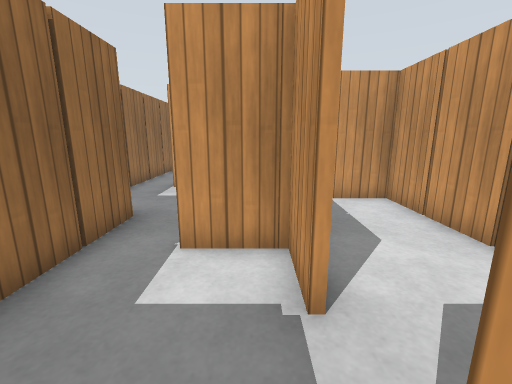
[1] (above)

24 first-person views from a walk through a world built for the Gazebo simulator. The camera is 1 m above the floor, tilts 12° down and sees 90° across. The floor is counted in squares, 0.5 m on a side. Each view is taken from the middle of a square. On the plan, view 1 faces up. The plan holds only what a view shows up to about 16 squares ahead; the rest is blank. Gazebo's built-in surfaces are drawn with simple patterns.

[2]
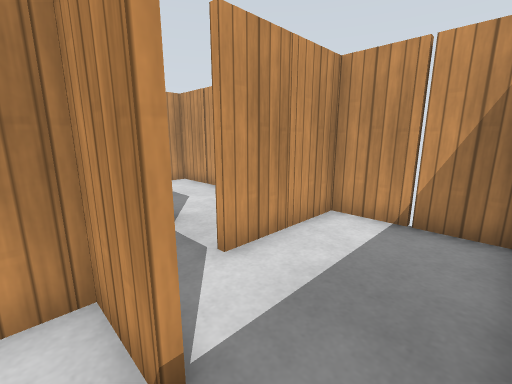

[3]
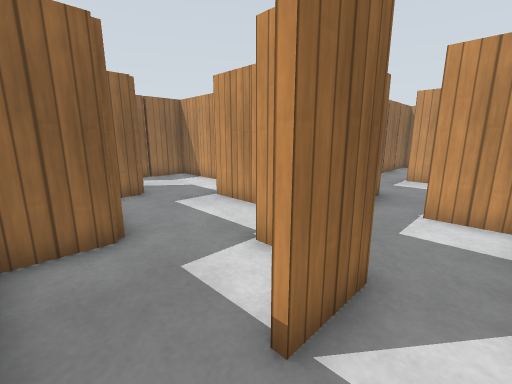

[4]
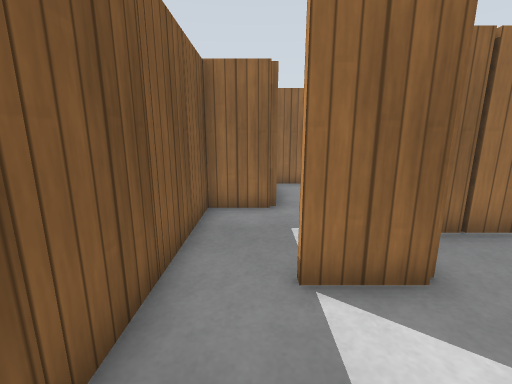

[5]
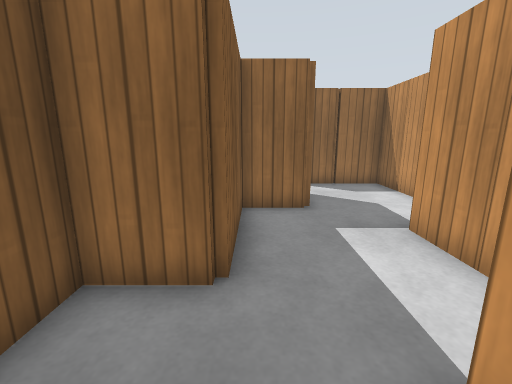

[6]
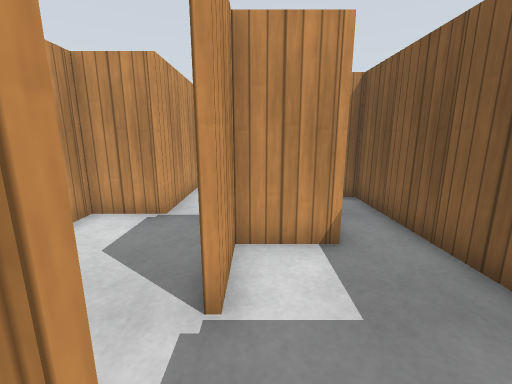

[7]
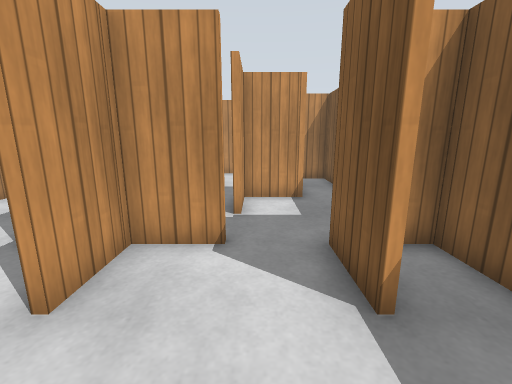

[8]
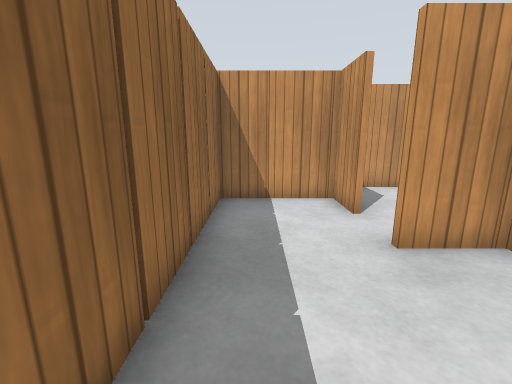

[9]
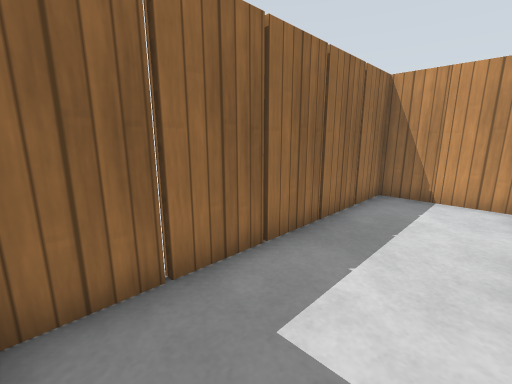

[10]
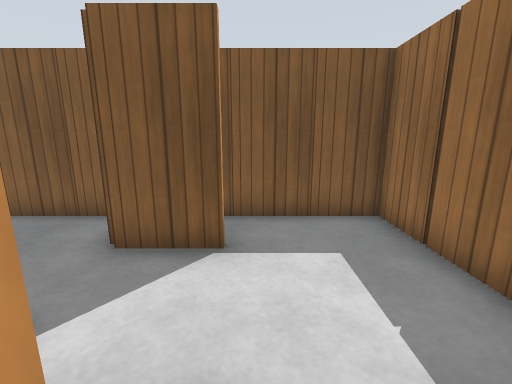

[11]
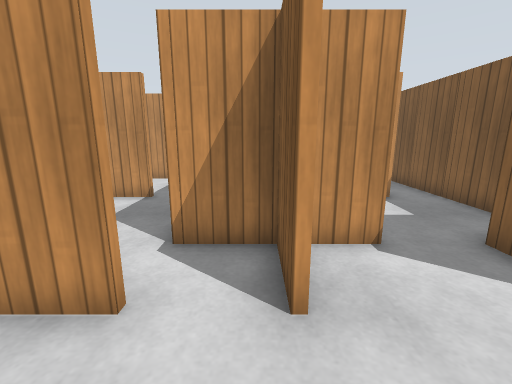

[12]
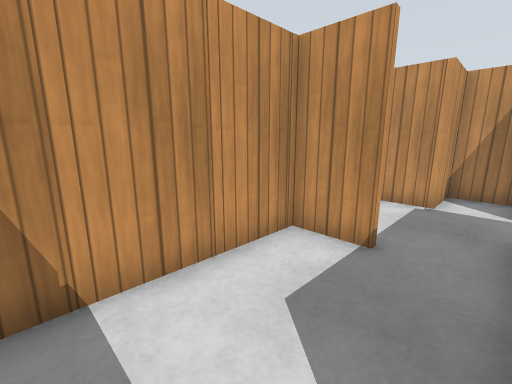

[13]
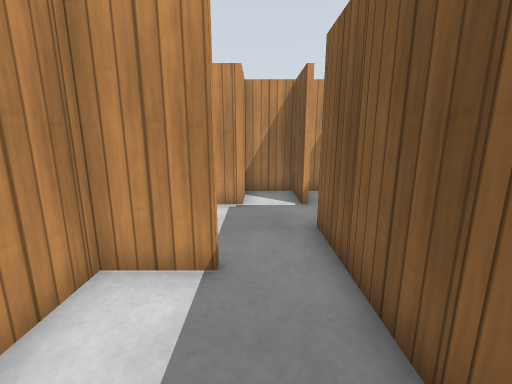

[14]
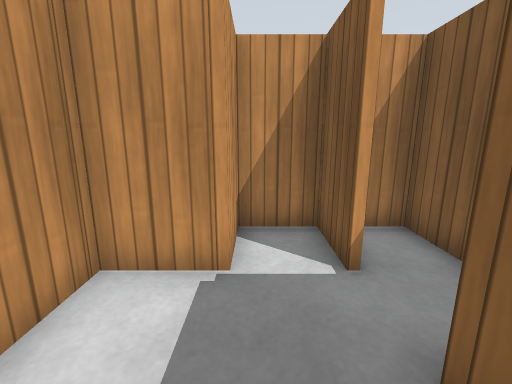

[15]
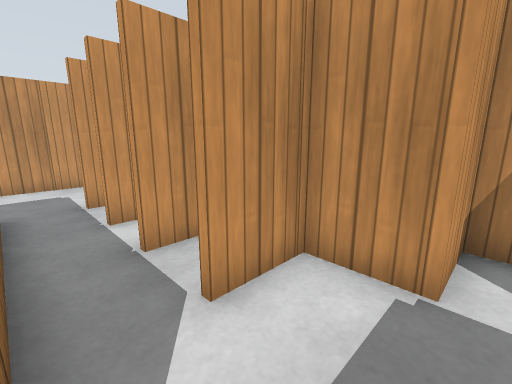

[16]
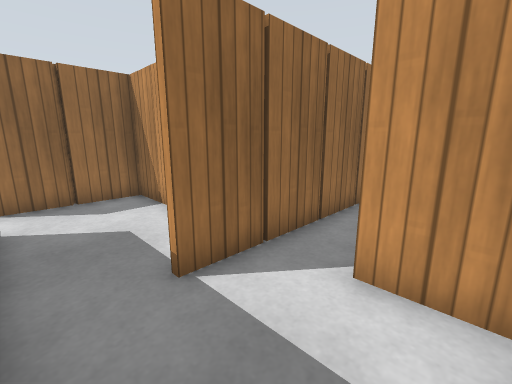

[17]
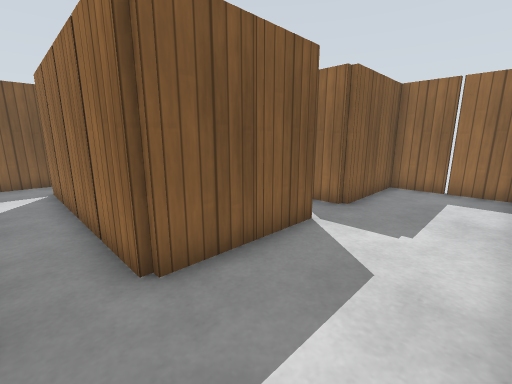

[18]
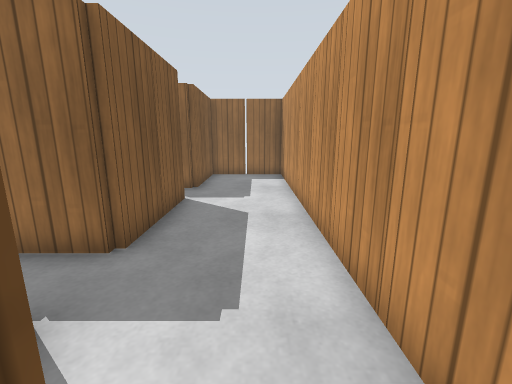

[19]
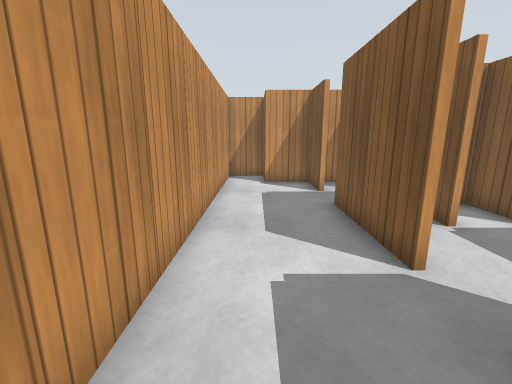

[20]
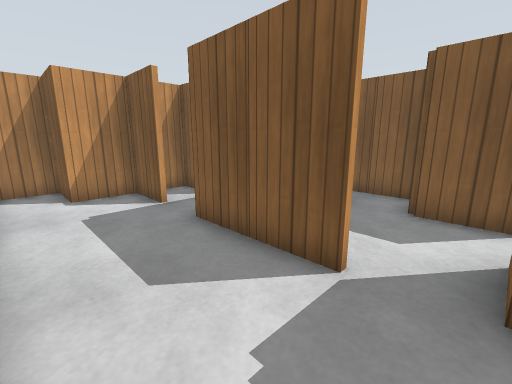

[21]
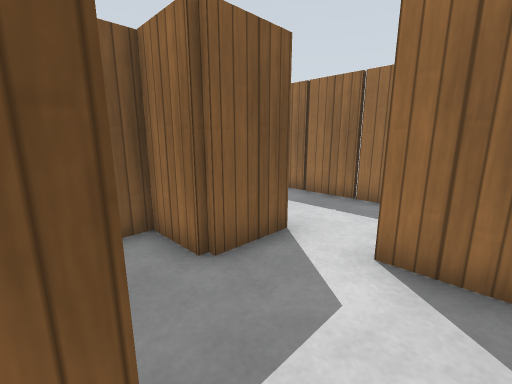

[22]
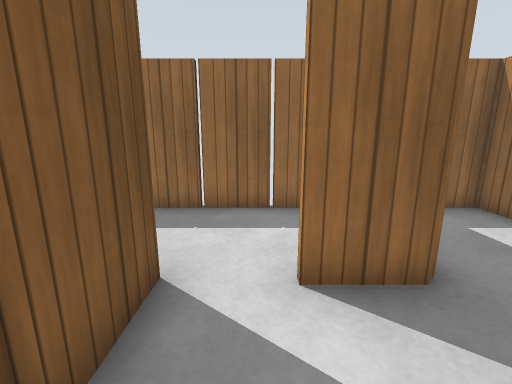

[23]
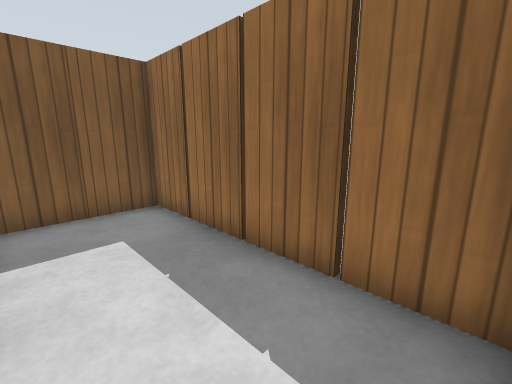

[24]
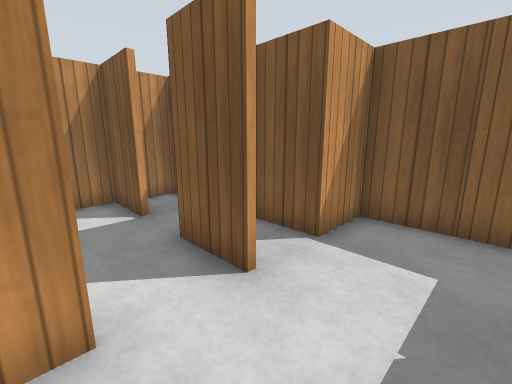

### Floor plan
Points are (right, up) in squares from view 1. A wall is a line through its corners. A room is listed if a view was taken in it or the views show most of it. See-through windows are left out.
Room 1 (views 1, 3, 4)
walls: (0.6, 2.5) (0.6, 4.4) (-1.5, 4.4); (4.5, 0.4) (0.5, 0.4); (-1.2, 0.5) (-1.2, -1.5); (4.4, 4.6) (4.4, 8.4) (2.5, 8.4); (4.4, -3.2) (4.4, -0.5); (-1.5, -3.4) (0.9, -3.4)
ways out: opening at (-1, -3) to room 2; opening at (-1, 3)
objects: wooden post (-1, 1); wooden post (0, -4); wooden post (0, 4); wooden post (3, 1); wooden post (4, -1); wooden post (4, 5); wooden post (4, 7)
Room 2 (views 2, 5)
walls: (-1.4, -1.5) (-1.4, -0.6); (-5.2, -1.5) (-5.2, -3.4) (-1.5, -3.4)
ways out: opening at (-1, -3) to room 1; opening at (-3, -1) to room 10
objects: wooden post (-4, -4); wooden post (-2, -4)
Room 3 (views 6, 7, 8, 9, 10, 11)
walls: (-15.5, -1.4) (-13.5, -1.4); (-13.4, 0.5) (-13.4, 2.9); (-13.5, 2.4) (-15.5, 2.4); (-15.4, 4.5) (-15.4, 7.4); (-13.4, -3.5) (-13.4, -2.8); (-15.5, 6.4) (-19.2, 6.4); (-9.4, -0.6) (-9.4, 0.4) (-11.5, 0.4); (-19.2, 7) (-19.2, -3.4) (-14.5, -3.4)
ways out: opening at (-12, 1) to room 9; opening at (-11, -1) to room 12; opening at (-15, 4) to room 14
objects: wooden post (-19, -1); wooden post (-19, 1); wooden post (-19, 3); wooden post (-19, 5); wooden post (-18, -4); wooden post (-17, 7); wooden post (-16, -4); wooden post (-16, 6); wooden post (-14, -4); wooden post (-14, 2); wooden post (-13, -1)
Room 4 (views 12, 13)
walls: (-9.4, 6.5) (-9.4, 9.6); (-10.6, 4.6) (-9.5, 4.6); (-9.5, 8.4) (-15.2, 8.4) (-15.2, 4.8)
ways out: opening at (-9, 6) to room 5; opening at (-14, 5) to room 14
objects: wooden post (-15, 7); wooden post (-14, 8); wooden post (-11, 9); wooden post (-10, 8)
Room 5 (views 14, 15, 16)
walls: (-5.5, 4.6) (-3.5, 4.6); (-8.6, 4.6) (-7.5, 4.6); (-6.2, 10.4) (-7.5, 10.4); (-9.2, 10.5) (-9.2, 6.5); (-4.6, 2.6) (-3.5, 2.6); (-3.4, 3.5) (-3.4, 6.4) (-5.4, 6.4) (-5.4, 8.4) (-7.5, 8.4)
ways out: opening at (-9, 6) to room 4; opening at (-8, 10) to room 13
objects: wooden post (-9, 9); wooden post (-7, 5); wooden post (-6, 8); wooden post (-4, 4)
Room 6 (views 17, 18, 19, 20, 21)
walls: (-10.6, 14.6) (-9.5, 14.6); (-13.5, 14.6) (-11.4, 14.6); (-15.2, 14.5) (-15.2, 13.5); (-11.5, 12.6) (-10.8, 12.6); (-16.5, 14.6) (-15.5, 14.6); (-7.5, 14.6) (-5.5, 14.6); (-5.6, 18.4) (-19.2, 18.4) (-19.2, 14.6) (-17.4, 14.6); (-5.4, 15.5) (-5.4, 16.6) (-3.5, 16.6); (-3.4, 17.4) (-3.4, 18.4) (-4.6, 18.4)
ways out: opening at (-13, 13) to room 7; opening at (-8, 14) to room 13
objects: wooden post (-19, 17); wooden post (-17, 15); other object (-17, 19); wooden post (-15, 15); wooden post (-15, 19); wooden post (-13, 19); wooden post (-11, 15); wooden post (-11, 19); wooden post (-9, 15); wooden post (-9, 19); wooden post (-7, 19); other object (-5, 19); other object (-4, 18)
Room 7 (view 22)
walls: (-11.5, 10.6) (-9.5, 10.6); (-13.2, 10.5) (-13.2, 8.6) (-11.5, 8.6); (-15.2, 13.5) (-15.2, 12.5); (-15.5, 10.6) (-13.5, 10.6)
ways out: opening at (-13, 13) to room 6; opening at (-15, 12) to room 8
objects: wooden post (-13, 11); wooden post (-10, 10)
Room 8 (views 23, 24)
walls: (-15.4, 12.5) (-15.4, 13.2); (-19.2, 14.2) (-19.2, 7); (-15.4, 7.4) (-15.4, 8.6) (-13.5, 8.6); (-16.6, 6.6) (-15.5, 6.6); (-19.2, 6.6) (-17.5, 6.6)
ways out: opening at (-15, 12) to room 7
objects: wooden post (-19, 9); wooden post (-19, 11); wooden post (-19, 13)
Room 9 (no view inside)
walls: (-9.2, 0.5) (-9.2, -1.4) (-7.4, -1.4); (-12.4, 4.4) (-13.2, 4.4) (-13.2, 1.4); (-6.4, 2.4) (-7.4, 2.4) (-7.4, 4.4) (-8.2, 4.4)
ways out: opening at (-12, 1) to room 3; opening at (-6, 1) to room 10
objects: wooden post (-13, 3); wooden post (-12, 4) to (-11, 5); wooden post (-9, 1); wooden post (-9, 5)
Room 10 (no view inside)
walls: (-3.4, 1.2) (-3.4, 1.9); (-3.5, 2.4) (-6.4, 2.4); (-6.5, -1.4) (-5.5, -1.4); (-1.4, -0.6) (-1.4, 0.4) (-3.5, 0.4)
ways out: opening at (-3, -1) to room 2; opening at (-6, 1) to room 9
objects: wooden post (-5, -1); wooden post (-5, 3); wooden post (-4, 2)
Room 11 (no view inside)
walls: (-9.5, -3.4) (-5.4, -3.4) (-5.4, -2.2)
ways out: opening at (-8.5, -3) to room 12
objects: wooden post (-8, -4); other object (-7, -1); wooden post (-6, -4)
Room 12 (no view inside)
walls: (-11.5, -3.4) (-9.5, -3.4); (-9.4, -1.6) (-9.4, -0.6)
ways out: opening at (-11, -1) to room 3; opening at (-8.5, -3) to room 11
objects: wooden post (-12, -4); wooden post (-10, -4)
Room 13 (no view inside)
walls: (-6.8, 12.4) (-7.5, 12.4); (-6.9, 14.4) (-7.5, 14.4); (-9.2, 14.5) (-9.2, 10.5); (-6.1, 12.6) (-5.5, 12.6)
ways out: opening at (-8, 10) to room 5; opening at (-8, 14) to room 6
objects: wooden post (-9, 11); wooden post (-9, 13); wooden post (-6, 12); wooden post (-6, 14)
Room 14 (no view inside)
walls: (-15.5, 2.6) (-13.5, 2.6); (-13.4, 2.9) (-13.4, 4.6)
ways out: opening at (-15, 4) to room 3; opening at (-14, 5) to room 4

Positions as (right, up) in squares from view 1, and headings:
1: (0, 0), facing up
2: (-2, -3), facing up-right
3: (0, -3), facing up-left
4: (2, -2), facing left
5: (-2, -1), facing left
6: (-14, 0), facing right
7: (-18, 0), facing right
8: (-18, -2), facing up
9: (-16, -3), facing up-left
10: (-16, 3), facing down
11: (-18, 3), facing right
12: (-14, 5), facing up-right
13: (-13, 6), facing right
14: (-9, 6), facing right
15: (-9, 6), facing up-right
16: (-6, 5), facing up-left
17: (-8, 18), facing down-left
18: (-5, 17), facing left
19: (-17, 17), facing right
20: (-15, 18), facing down-right
21: (-11, 14), facing down-left
22: (-12, 12), facing left
23: (-16, 14), facing down-left
24: (-18, 13), facing down-right
